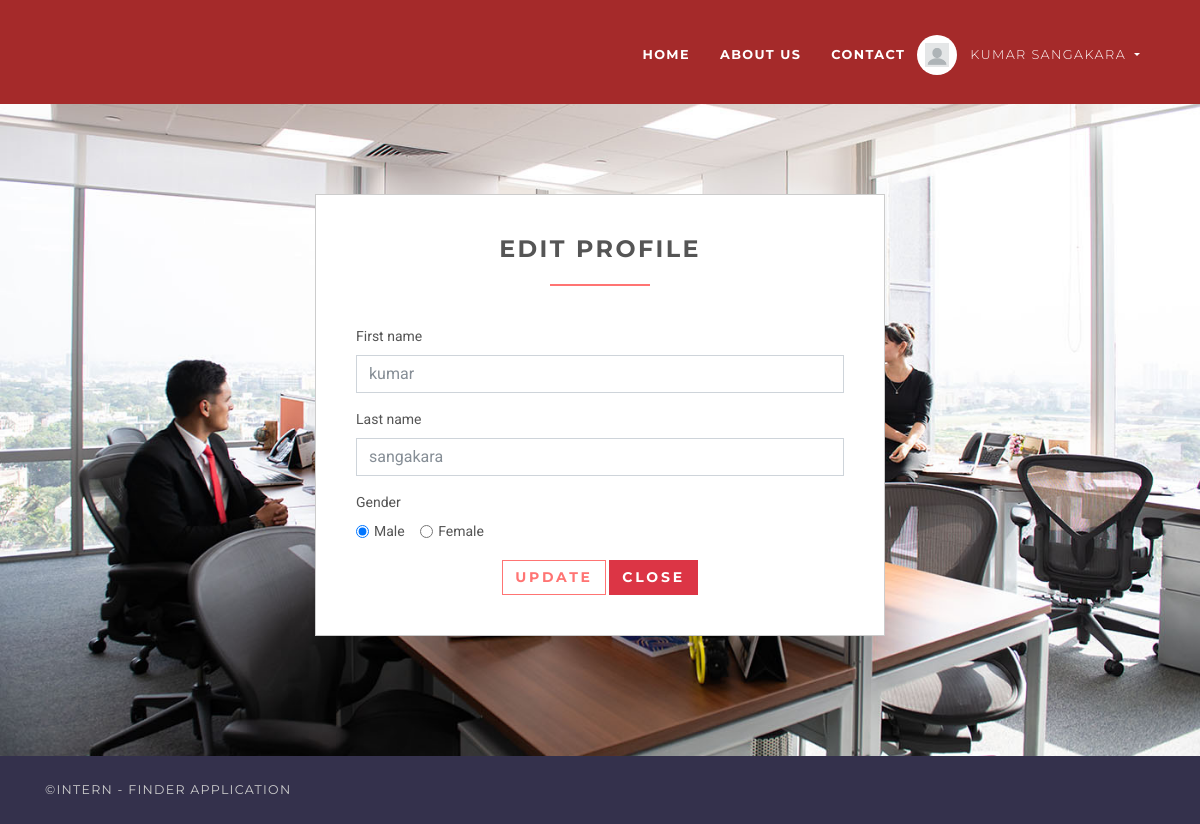
Page /employee/profile/update (signed in) on the committed database.
### accounts/models.py (models this page shows, shortened)
class User(AbstractUser):
    username = None
    role = models.CharField(max_length=12, error_messages={
        'required': "Role must be provided"
    })
    gender = models.CharField(max_length=10, blank=True, null=True, default="")
    email = models.EmailField(unique=True, blank=False,
                              error_messages={
                                  'unique': "A user with that email already exists.",
                              })
    USERNAME_FIELD = "email"
    REQUIRED_FIELDS = []
    objects = UserManager()

### jobsapp/views/employee.py (the view)
# urls.py: path('employee/profile/update', EditProfileView.as_view(), name='employer-profile-update'),
class EditProfileView(UpdateView):
    model = User
    form_class = EmployeeProfileUpdateForm
    context_object_name = 'employee'
    template_name = 'jobs/employee/edit-profile.html'
    success_url = reverse_lazy('accounts:employer-profile-update')
    @method_decorator(login_required(login_url=reverse_lazy('accounts:login')))
    @method_decorator(user_is_employee)
    def dispatch(self, request, *args, **kwargs):
        return super().dispatch(self.request, *args, **kwargs)
    def get(self, request, *args, **kwargs):
        try:
            self.object = self.get_object()
        except Http404:
            raise Http404("User doesn't exists")
        return self.render_to_response(self.get_context_data())
    def get_object(self, queryset=None):
        obj = self.request.user
        print(obj)
        if obj is None:
            raise Http404("Job doesn't exists")
        return obj

### accounts/forms.py
class EmployeeProfileUpdateForm(forms.ModelForm):
    def __init__(self, *args, **kwargs):
        super(EmployeeProfileUpdateForm, self).__init__(*args, **kwargs)
        self.fields['first_name'].widget.attrs.update(
            {
                'placeholder': 'Enter First Name',
            }
        )
        self.fields['last_name'].widget.attrs.update(
            {
                'placeholder': 'Enter Last Name',
            }
        )
    class Meta:
        model = User
        fields = ["first_name", "last_name", "gender"]

### templates/jobs/employee/edit-profile.html (shortened to what this page needs)
{% extends 'base.html' %}
{% load static %}
{% block content %}
<section style="background-image: url('{% static 'office.jpg' %}');
/* Adjust background image properties */
background-size: cover; /* Cover the entire container */
background-repeat: no-repeat; /* Do not repeat the image */
background-position: center;">
    <div class="col-lg-6 offset-3">
        <div class="box">
            <h3 class="heading">Edit Profile</h3>
            <form action="" method="post">
                {% for field in form %}
                    {% if field.name == 'gender' %}
                        <div class="form-group">
                            <label for="gender">Gender</label>
                            <br>
                            <div class="form-check form-check-inline">
                                <input class="form-check-input" {% if field.value == 'male' %} checked {% endif %}
                                       type="radio" name="gender" id="male gender"
                                       value="male">
                                <label class="form-check-label" for="male">Male</label>
                            </div>
                            <div class="form-check form-check-inline">
                                <input class="form-check-input" {% if field.value == 'female' %} checked {% endif %}
                                       type="radio" name="gender" id="female"
                                       value="female">
                                <label class="form-check-label" for="female">Female</label>
                            </div>
                        </div>
                    {% else %}
                        <div class="form-group">
                            <label for="id_{{ field.name }}">{{ field.label }}</label>
                            <input type="{{ field.field.widget.input_type }}"
                                   class="form-control"
                                   name="{{ field.name }}"
                                   id="id_{{ field.name }}"
                                   value="{{ field.value }}"
                                   placeholder="{{ field.field.widget.attrs.placeholder }}">
                        </div>
                    {% endif %}
                {% endfor %}
                <div class="text-center">
                    <button type="submit" class="btn btn-outline-white-primary">
                         Update
                    </button>
                    <a href="{% url 'jobs:home' %}" class="btn btn-danger">Close</a>
                </div>
            </form>
        </div>
    </div>
</section>
{% endblock %}

### templates/base.html (shortened to what this page needs)
{% load static %}
<!DOCTYPE html>
<html>
<head>
    <link rel="stylesheet"
          href="{% static 'vendor/bootstrap/css/bootstrap.min.css' %}">
    <link rel="stylesheet"
          href="{% static 'vendor/font-awesome/css/font-awesome.min.css' %}">
    <link rel="stylesheet"
          href="{% static 'vendor/owl.carousel/assets/owl.carousel.css' %}">
    <link rel="stylesheet"
          href="{% static 'vendor/owl.carousel/assets/owl.theme.default.css' %}">
    <link rel="stylesheet" href="{% static 'css/style.default.css' %}"
          id="theme-stylesheet">
    <link rel="stylesheet" href="{% static 'css/custom.css' %}">
</head>
<body>
<header class="header">
    <nav class="navbar navbar-expand-lg" style="background-color: brown;" >
        <div class="container">
            <div id="navbarSupportedContent" class="collapse navbar-collapse">
                <ul class="navbar-nav ml-auto">
                    <li class="nav-item" >
                        {% if request.user.is_authenticated %}
                            {% if request.user.role == 'employer' %}
                                <a href="{% url 'jobs:employer-dashboard' %}" class="nav-link"><strong>Dashboard</strong></a>
                            {% else %}
                                <a href="/" class="nav-link"><strong>Home</strong></a>
                            {% endif %}
                        {% else %}
                        <a href="/" class="nav-link"><strong>Home</strong></a>
                        {% endif %}
                    </li>
                    <li class="nav-item">
                        <a href="{% url 'jobs:about_us' %}" class="nav-link about-link"><strong>About us</strong></a>
                    </li>
                    <li class="nav-item">
                        <a href="{% url 'jobs:contact_us' %}" class="nav-link contact-link"><strong>Contact</strong></a>
                    </li>
                    {% if request.user.is_authenticated and request.user.role == 'employer' %}
                        <li class="nav-item dropdown">
                            <a id="clientZone" href="#" data-toggle="dropdown"
                               aria-haspopup="true" aria-expanded="false"
                               class="nav-link dropdown-toggle has-img mb-3 mb-lg-0 mt-3 mt-lg-0">
                               <div class="client-menu-image">
                                <div class="inner">
                                    <img src="{% static 'employer.jpg' %}"
                                         alt="company image"
                                         class="img-fluid">
                                </div>
                                </div>
                                {% if request.user.role == 'employee' %}
                                    {{ request.user.first_name }} {{ request.user.last_name }}
                                {% else %}
                                    {{ request.user.first_name }}
                                {% endif %}
                            </a>
                            <div aria-labelledby="clientZone" class="dropdown-menu">
                                <a href="{% url 'jobs:employer-dashboard' %}" class="dropdown-item">Dashboard</a>
                                <a href="{% url 'jobs:employer-all-applicants' %}" class="dropdown-item">Applicants </a>
                                <a href="{% url 'jobs:employer-jobs-create' %}" class="dropdown-item">Post a new
                                    job </a>
                                <a href="{% url 'accounts:logout' %}" class="dropdown-item">Logout</a>
                            </div>
                        </li>
                    {% elif request.user.is_authenticated and request.user.role == 'employee' %}
                    <li class="nav-item dropdown">
                        <a id="clientZone" href="#" data-toggle="dropdown"
                            aria-haspopup="true" aria-expanded="false"
                            class="nav-link dropdown-toggle has-img mb-3 mb-lg-0 mt-3 mt-lg-0">
                            <div class="client-menu-image">
                                <div class="inner">
                                    <img src="{% static 'profile.jpg' %}"
                                         alt="company image"
                                         class="img-fluid">
                                </div>
                            </div>
                            {% if request.user.role == 'employee' %}
                            {{ request.user.first_name }} {{ request.user.last_name }}
                            {% else %}
                            {{ request.user.first_name }}
                            {% endif %}
                        </a>
                    </li>
                    {% endif %}
                </ul>
            </div>
        </div>
    </nav>
</header>
<div >
    {% block content %} {% endblock %}
</div>
<footer class="footer">
    <div class="footer__copyright">
        <div class="container">
            <div class="row">
                <div class="col-md-6 text-md-left text-center">
                    <p>&copy;INTERN - FINDER APPLICATION</p>
                </div>
            </div>
        </div>
    </div>
</footer>
</body>
</html>

### static/css/style.default.css (style rules this page uses)
html { height:100% }
body { height:100% }
header { z-index:1000 }
section { position:relative;padding-top:90px;padding-bottom:90px }
button { cursor:pointer }
.heading { text-align:center;margin-bottom:40px }
.heading:after { content:" ";display:block;width:100px;height:2px;margin:20px auto 20px;background:#ff7473 }
a,button { -webkit-transition:all .2s ease-out;transition:all .2s ease-out }
strong { font-weight:700 }
.header { width:100% }
.navbar { text-transform:uppercase;letter-spacing:0.1em;background:#746EA9;padding-top:0 !important;padding-bottom:0 !important }
.navbar a { font-family:"Montserrat",Helvetica,Arial,sans-serif }
.navbar ul.navbar-nav>li>a:not(.navbar-btn) { color:#fff;font-weight:300;font-family:"Montserrat",Helvetica,Arial,sans-serif;font-size:0.8rem }
@media (min-width: 992px) { .navbar ul.navbar-nav>li>a:not(.navbar-btn) { border-top:5px solid transparent;padding:40px 15px !important;color:#fff;font-weight:300 } }
#clientZone.has-img { position:relative;padding-left:50px !important;border-color:transparent !important }
.client-menu-image { display:inline-block;width:40px;height:40px;line-height:50px;-ms-flex-line-pack:center;align-content:center;border-radius:50%;background:#fff;position:absolute;top:50%;left:-3px;-webkit-transform:translateY(-50%);transform:translateY(-50%) }
.client-menu-image .inner { width:100%;height:100%;display:-webkit-box;display:-ms-flexbox;display:flex;-webkit-box-align:center;-ms-flex-align:center;align-items:center;-webkit-box-pack:center;-ms-flex-pack:center;justify-content:center }
.client-menu-image img { width:60% }
.footer__copyright { background:#34314c;color:#ccc;padding:20px 0;font-size:.7875rem;line-height:28px;font-family:"Montserrat",Helvetica,Arial,sans-serif;text-transform:uppercase;letter-spacing:0.1em }
.footer__copyright p { margin:0 }
.box { background:#fff;margin:0 0 30px;border:solid 1px #ccc;-webkit-box-sizing:border-box;box-sizing:border-box;padding:40px }
.navbar { padding:.5rem 1rem }
.btn { font-weight:700;font-family:"Montserrat",Helvetica,Arial,sans-serif;border:1px solid transparent;text-transform:uppercase;letter-spacing:0.2em;padding:.375rem .75rem;font-size:.875rem;line-height:1.5;border-radius:0;-webkit-transition:background-color 0.15s ease-in-out,border-color 0.15s ease-in-out,-webkit-box-shadow 0.15s ease-in-out;transition:background-color 0.15s ease-in-out,border-color 0.15s ease-in-out,-webkit-box-shadow 0.15s ease-in-out;transition:background-color 0.15s ease-in-out,border-color 0.15s ease-in-out,box-shadow 0.15s ease-in-out;transition:background-color 0.15s ease-in-out,border-color 0.15s ease-in-out,box-shadow 0.15s ease-in-out,-webkit-box-shadow 0.15s ease-in-out }
.btn-danger { color:color-yiq(#dc3545);background-color:#dc3545;border-color:#dc3545 }
.btn-outline-white-primary { color:#ff7473;background-color:#fff;background-image:none;border-color:#ff7473 }
body { font-family:"Roboto",Helvetica,Arial,sans-serif;font-size:.875rem;font-weight:400;line-height:1.5;color:#555;background-color:#fff }
a { color:#ff7473;text-decoration:none }
h1,h2,h3,h4,h5,h6,.h1,.h2,.h3,.h4,.box-simple h3,.box-image .name h3,.box-image-text .top .name h3,.box-image-text .top .name h4,.h5,.h6 { margin-bottom:1rem;font-family:"Montserrat",Helvetica,Arial,sans-serif;font-weight:700;line-height:1.2;color:#555;text-transform:uppercase;letter-spacing:0.1em }
h3,.h3 { font-size:1.4875rem }
.form-control { padding:.375rem .75rem;font-size:1rem;line-height:1.5;color:#868e96;background-color:#fff;border:1px solid #ced4da;border-radius:0;-webkit-transition:border-color ease-in-out 0.15s,-webkit-box-shadow ease-in-out 0.15s;transition:border-color ease-in-out 0.15s,-webkit-box-shadow ease-in-out 0.15s;transition:border-color ease-in-out 0.15s,box-shadow ease-in-out 0.15s;transition:border-color ease-in-out 0.15s,box-shadow ease-in-out 0.15s,-webkit-box-shadow ease-in-out 0.15s }
.form-control::placeholder { color:#868e96 }

### rows in the picture
User: user.first_name "KUMAR", user.last_name "SANGAKARA", first_name "kumar" "sangakara", gender "☑", gender "☐ Female"

### other values in the picture
{{ field.label }} "First name" "Last name"
